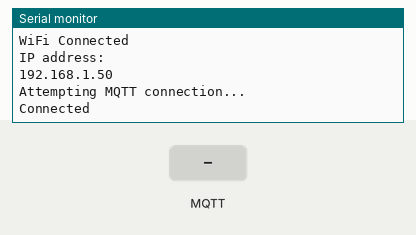
Simulated run of this sketch. Board: ESP32. Parts: the last lines printed to the serial monitor. The inputs (shaded band) are chosen by the test bench. WiFi joins after 1.5 s; servers stay silent unless stated; no MQTT or app messages arrive unless stated.

Above: at 2.7 s.
2.8 s: MQTT message "0.0" arrives on the first subscribed topic
At 4.7 s:
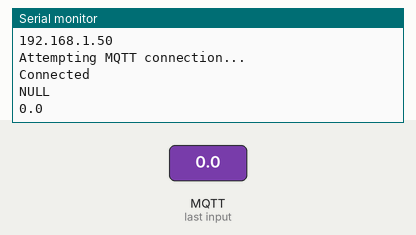
5.0 s: MQTT message "2.0" arrives on the first subscribed topic
At 6.2 s:
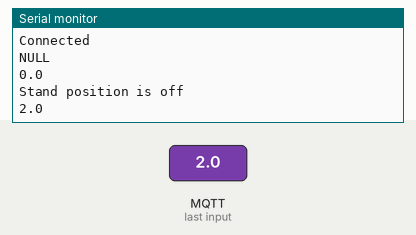
7.0 s: MQTT message "3.0" arrives on the first subscribed topic
At 8.7 s:
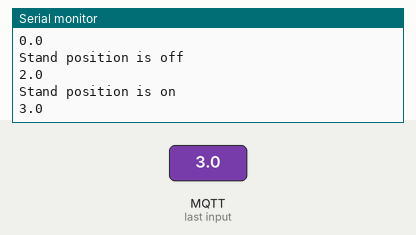
9.0 s: MQTT message "4.0" arrives on the first subscribed topic
At 10.5 s:
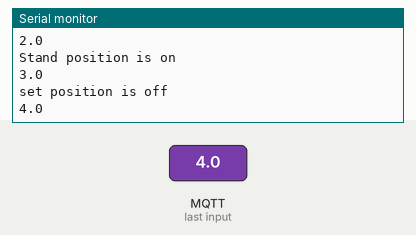
11.0 s: MQTT message "5.0" arrives on the first subscribed topic
At 12.0 s:
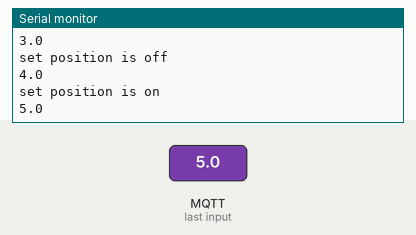
13.0 s: MQTT message "on" arrives on the first subscribed topic
At 14.8 s:
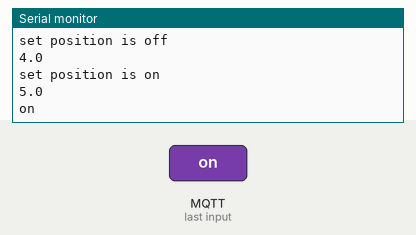
Timing chart, 0 to 16.0 s (numbered marks = the images above; inputs shaded):
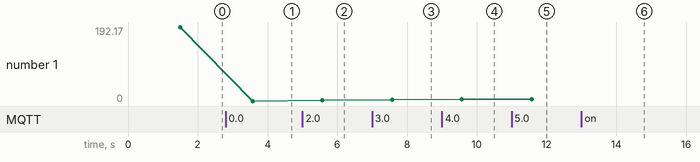

Measured:
- after the input at 2.8 s, the serial monitor: prints a new line after 0.77 s (image 1)
- after the input at 5.0 s, the serial monitor: prints a new line after 0.57 s (image 2)
- after the input at 7.0 s, the serial monitor: prints a new line after 0.57 s (image 3)
- after the input at 9.0 s, the serial monitor: prints a new line after 0.57 s (image 4)
- after the input at 11.0 s, the serial monitor: prints a new line after 0.57 s (image 5)
- after the input at 13.0 s, the serial monitor: prints a new line after 0.57 s (image 6)
- plotted number 1: 192.17 → 0 after the input at 2.8 s, 0 → 2 after the input at 5.0 s, 2 → 3 after the input at 7.0 s, 3 → 4 after the input at 9.0 s, 4 → 5 after the input at 11.0 s

The sketch:

A_MQTT_Ubi.ino
```cpp
//This code is edited by Sachin Soni(techiesms) for a project tutorital on
//Controlling Appliances and monitoring sensor's data over Internet using Ubidots MQTT server
//The video is uploaded on youtube whose link is :- https://youtu.be/LvzCeBce2mU

/****************************************
 * Include Libraries
 ****************************************/
#include <WiFi.h>
#include <PubSubClient.h>

#define WIFISSID "Realme 3 Pro" // Put your WifiSSID here
#define PASSWORD "islamislam" // Put your wifi password here
#define TOKEN "BBFF-3EtINY1smPeyHUg6SMmgKAC4rfGGuX" // Put your Ubidots' TOKEN
#define MQTT_CLIENT_NAME "soli2898" // MQTT client Name, please enter your own 8-12 alphanumeric character ASCII string;
                                           //it should be a random and unique ascii string and different from all other devices

/****************************************
 * Define Constants
 ****************************************/
#define CHILD_EX_SUBSCRIBE "childex" // Assing the variable label
#define SPEED_SUBSCRIBE    "speed" // Assing the variable label
#define STAND_P_SUBSCRIBE  "stand-position" // Assing the variable label
#define SET_P_SUBSCRIBE    "set-position" // Assing the variable label
#define STEP_B_SUBSCRIBE   "step-backward" // Assing the variable label
#define STEP_F_SUBSCRIBE   "step-forward" // Assing the variable label
#define MOVE_S_SUBSCRIBE   "move-separate" // Assing the variable label
#define LOWER_L_SUBSCRIBE  "lower-left" // Assing the variable label
#define LOWER_R_SUBSCRIBE  "lower-right" // Assing the variable label
#define UPPER_L_SUBSCRIBE  "upper-left" // Assing the variable label
#define UPPER_R_SUBSCRIBE  "upper_right" // Assing the variable label


#define DEVICE_LABEL "Super_Exo" // Assig the device label


char mqttBroker[]  = "industrial.api.ubidots.com";
char payload[100];
char topic[150];
char topicSubscribe1[100];
char topicSubscribe2[100];
char topicSubscribe3[100];
char topicSubscribe4[100];
char topicSubscribe5[100];
char topicSubscribe6[100];
char topicSubscribe7[100];
char topicSubscribe8[100];
char topicSubscribe9[100];
char topicSubscribe10[100];
char topicSubscribe11[100];


// Space to store values to send
//char str_sensor[10];

/****************************************
 * Auxiliar Functions
 ****************************************/
WiFiClient ubidots;
PubSubClient client(ubidots);


void reconnect() {
  // Loop until we're reconnected
  while (!client.connected()) {
    Serial.println("Attempting MQTT connection...");

    // Attemp to connect
    if (client.connect(MQTT_CLIENT_NAME, TOKEN, "")) {
      Serial.println("Connected");
  client.subscribe(topicSubscribe1);
  client.subscribe(topicSubscribe2);
  client.subscribe(topicSubscribe3);
  client.subscribe(topicSubscribe4);
  client.subscribe(topicSubscribe5);
  client.subscribe(topicSubscribe6);
  client.subscribe(topicSubscribe7);
  client.subscribe(topicSubscribe8);
  client.subscribe(topicSubscribe9);
  client.subscribe(topicSubscribe10);
  client.subscribe(topicSubscribe11);
    } else {
      Serial.print("Failed, rc=");
      Serial.print(client.state());
      Serial.println(" try again in 2 seconds");
      // Wait 2 seconds before retrying
      delay(2000);
    }
  }
}
void callback(char* topic, byte* payload, unsigned int length) {
  char p[length + 1];
  memcpy(p, payload, length);
  p[length] = NULL;
  String message(p);
                                                  /**********     CHILD_EX = [4,5]
                                                                  SPEED=[1,2,3]
                                                                  STAND_P = [6,7]
                                                                  SET_P =

                                                  *********/
  if (message == "0.0") {
    Serial.println("NULL");

    digitalWrite(2, LOW);
  }
  else if(message == "1.0") {
        Serial.println("1");

    digitalWrite(2, HIGH);
  }
   else if(message == "2.0") {
Serial.println("Stand position is off");
}
   else if(message == "3.0") {
Serial.println("Stand position is on");
  }
   else if(message == "4.0") {
Serial.println("set position is off");
  }
   else if(message == "5.0") {
Serial.println("set position is on");
  }
  Serial.write(payload, length);
  Serial.println();
}

/****************************************
 * Main Functions
 ****************************************/
void setup() {
  Serial.begin(115200);
  WiFi.begin(WIFISSID, PASSWORD);
  // Assign the pin as INPUT
//  pinMode(relay, OUTPUT);

  Serial.println();
  Serial.print("Wait for WiFi...");

  while (WiFi.status() != WL_CONNECTED) {
    Serial.print(".");
    delay(500);
  }

  Serial.println("");
  Serial.println("WiFi Connected");
  Serial.println("IP address: ");
  Serial.println(WiFi.localIP());
  client.setServer(mqttBroker, 1883);
  client.setCallback(callback);


  sprintf(topicSubscribe1, "/v1.6/devices/%s/%s/lv", DEVICE_LABEL, CHILD_EX_SUBSCRIBE);       //CHILD_EX_SUBSCRIBE
  sprintf(topicSubscribe2, "/v1.6/devices/%s/%s/lv", DEVICE_LABEL, SPEED_SUBSCRIBE);          //SPEED_SUBSCRIBE
  sprintf(topicSubscribe3, "/v1.6/devices/%s/%s/lv", DEVICE_LABEL, STAND_P_SUBSCRIBE);        //STAND_P_SUBSCRIBE
  sprintf(topicSubscribe4, "/v1.6/devices/%s/%s/lv", DEVICE_LABEL, SET_P_SUBSCRIBE);          //SET_P_SUBSCRIBE
  sprintf(topicSubscribe5, "/v1.6/devices/%s/%s/lv", DEVICE_LABEL, STEP_B_SUBSCRIBE);         //STEP_B_SUBSCRIBE
  sprintf(topicSubscribe6, "/v1.6/devices/%s/%s/lv", DEVICE_LABEL, STEP_F_SUBSCRIBE);         //STEP_F_SUBSCRIBE
  sprintf(topicSubscribe7, "/v1.6/devices/%s/%s/lv", DEVICE_LABEL, MOVE_S_SUBSCRIBE);         //MOVE_S_SUBSCRIBE
  sprintf(topicSubscribe8, "/v1.6/devices/%s/%s/lv", DEVICE_LABEL, LOWER_L_SUBSCRIBE);        //LOWER_L_SUBSCRIBE
  sprintf(topicSubscribe9, "/v1.6/devices/%s/%s/lv", DEVICE_LABEL, LOWER_R_SUBSCRIBE);        //LOWER_R_SUBSCRIBE
  sprintf(topicSubscribe10, "/v1.6/devices/%s/%s/lv", DEVICE_LABEL, UPPER_L_SUBSCRIBE);       //UPPER_L_SUBSCRIBE
  sprintf(topicSubscribe11, "/v1.6/devices/%s/%s/lv", DEVICE_LABEL, UPPER_R_SUBSCRIBE);       //UPPER_R_SUBSCRIBE

  client.subscribe(topicSubscribe1);
  client.subscribe(topicSubscribe2);
  client.subscribe(topicSubscribe3);
  client.subscribe(topicSubscribe4);
  client.subscribe(topicSubscribe5);
  client.subscribe(topicSubscribe6);
  client.subscribe(topicSubscribe7);
  client.subscribe(topicSubscribe8);
  client.subscribe(topicSubscribe9);
  client.subscribe(topicSubscribe10);
  client.subscribe(topicSubscribe11);


}

void loop() {
  if (!client.connected()) {
  client.subscribe(topicSubscribe1);
  client.subscribe(topicSubscribe2);
  client.subscribe(topicSubscribe3);
  client.subscribe(topicSubscribe4);
  client.subscribe(topicSubscribe5);
  client.subscribe(topicSubscribe6);
  client.subscribe(topicSubscribe7);
  client.subscribe(topicSubscribe8);
  client.subscribe(topicSubscribe9);
  client.subscribe(topicSubscribe10);
  client.subscribe(topicSubscribe11);

    reconnect();
  }

 // sprintf(topic, "%s%s", "/v1.6/devices/", DEVICE_LABEL);
  //sprintf(payload, "%s", ""); // Cleans the payload
//  sprintf(payload, "{\"%s\":", VARIABLE_LABEL); // Adds the variable label


    /*sprintf(topicToSubscribe_variable_1, "%s", ""); // Cleans the content of the char
    sprintf(topicToSubscribe_variable_1, "%s%s", "/v1.6/devices/", DEVICE_LABEL);
    sprintf(topicToSubscribe_variable_1, "%s/%s/lv", topicToSubscribe_variable_1, VARIABLE_LABEL_SUB_1);
    Serial.println("subscribing to topic:");
    Serial.println(topicToSubscribe_variable_1);
    client.subscribe(topicToSubscribe_variable_1);*/
                                                                   /*#define CHILD_EX_SUBSCRIBE "childex" // Assing the variable label
                                                                  #define SPEED_SUBSCRIBE "speed" // Assing the variable label
                                                                  #define STAND_P_SUBSCRIBE "stand-position" // Assing the variable label
                                                                  #define SET_P_SUBSCRIBE "set-position" // Assing the variable label
                                                                  #define STEP_B_SUBSCRIBE "step-backward" // Assing the variable label
                                                                  #define STEP_F_SUBSCRIBE "step-forward" // Assing the variable label
                                                                  #define MOVE_S_SUBSCRIBE "move-separate" // Assing the variable label
                                                                  #define LOWER_L_SUBSCRIBE "lower-left" // Assing the variable label
                                                                  #define LOWER_R_SUBSCRIBE "lower-right" // Assing the variable label
                                                                  #define UPPER_L_SUBSCRIBE "upper-left" // Assing the variable label
                                                                  #define UPPER_R_SUBSCRIBE "upper_right" // Assing the variable label*/

  /*float sensor = hallRead();
  Serial.print("Value of Sensor is:- ");
  Serial.println(sensor);

  /* 4 is mininum width, 2 is precision; float value is copied onto str_sensor
  dtostrf(sensor, 4, 2, str_sensor);

  sprintf(payload, "%s {\"value\": %s}}", payload, str_sensor); // Adds the value
  Serial.println("Publishing data to Ubidots Cloud");
  client.publish(topic, payload);*/
  client.loop();
  delay(1000);
}
```
